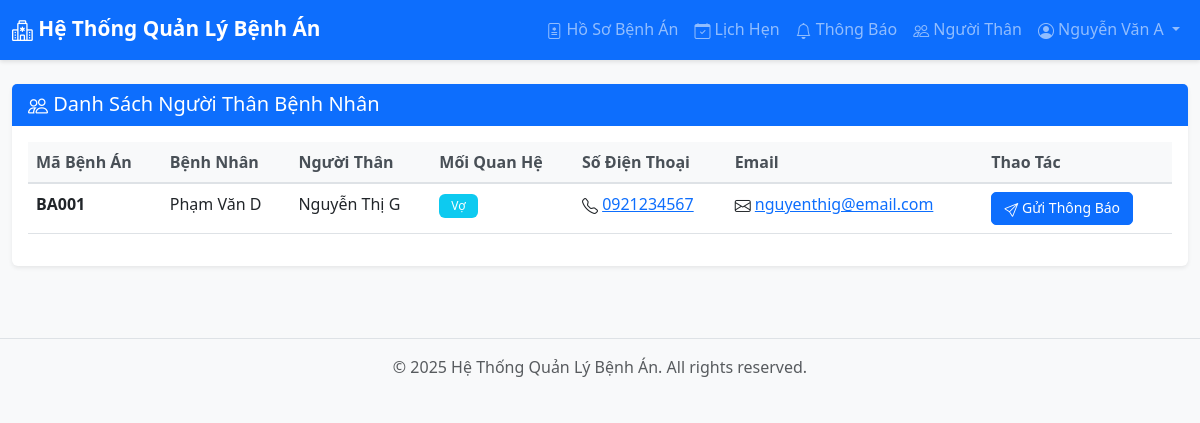
The page /modules/relatives/list.php (signed in) on the database its author committed.
### tables this page shows
CREATE TABLE nguoi_than (
    id INT AUTO_INCREMENT PRIMARY KEY,
    benh_nhan_id INT NOT NULL,
    tai_khoan_id INT NOT NULL,
    moi_quan_he VARCHAR(100),
    FOREIGN KEY (benh_nhan_id) REFERENCES benh_nhan(id),
    FOREIGN KEY (tai_khoan_id) REFERENCES tai_khoan(id)
);

CREATE TABLE benh_nhan (
    id INT AUTO_INCREMENT PRIMARY KEY,
    tai_khoan_id INT NOT NULL,
    ma_so_benh_an VARCHAR(50) UNIQUE,
    FOREIGN KEY (tai_khoan_id) REFERENCES tai_khoan(id)
);

CREATE TABLE tai_khoan (
    id INT AUTO_INCREMENT PRIMARY KEY,
    ten_dang_nhap VARCHAR(100) UNIQUE NOT NULL,
    mat_khau VARCHAR(255) NOT NULL,
    email VARCHAR(255) UNIQUE,
    so_dien_thoai VARCHAR(20),
    ho_va_ten VARCHAR(255),
    ngay_sinh DATE,
    gioi_tinh ENUM('nam', 'nu', 'khac'),
    dia_chi VARCHAR(255),
    vai_tro ENUM('giam_doc', 'bac_si', 'nhan_vien', 'duoc_si', 'benh_nhan', 'nguoi_nha') NOT NULL,
    ngay_tao DATETIME DEFAULT CURRENT_TIMESTAMP,
    ngay_cap_nhat DATETIME DEFAULT CURRENT_TIMESTAMP ON UPDATE CURRENT_TIMESTAMP
);

### config/Database.php (called while the page is built, shortened)
<?php
class Database {
    private $host = DB_HOST;
    private $db_name = DB_NAME;
    private $username = DB_USER;
    private $password = DB_PASS;
    private $charset = DB_CHARSET;
    private $conn = null;
    public function connect() {
        try {
            $dsn = "mysql:host={$this->host};dbname={$this->db_name};charset={$this->charset}";
            $options = [
                PDO::ATTR_ERRMODE => PDO::ERRMODE_EXCEPTION,
                PDO::ATTR_DEFAULT_FETCH_MODE => PDO::FETCH_ASSOC,
                PDO::ATTR_EMULATE_PREPARES => false,
            ];
            $this->conn = new PDO($dsn, $this->username, $this->password, $options);
            return $this->conn;
        } catch(PDOException $e) {
            echo "Lỗi kết nối: " . $e->getMessage();
            return null;
        }
    }
    public function query($sql, $params = []) {
        try {
            $stmt = $this->conn->prepare($sql);
            $stmt->execute($params);
            return $stmt;
        } catch(PDOException $e) {
            echo "Lỗi truy vấn: " . $e->getMessage();
            return false;
        }
    }
    public function fetchAll($sql, $params = []) {
        $stmt = $this->query($sql, $params);
        return $stmt ? $stmt->fetchAll() : [];
    }
    public function fetchOne($sql, $params = []) {
        $stmt = $this->query($sql, $params);
        return $stmt ? $stmt->fetch() : null;
    }
}
?>

### modules/relatives/list.php (the view, shortened to what this page needs)
<?php
require_once '../../config/Database.php';
$db = new Database();
$sql_bac_si = "SELECT id FROM bac_si WHERE tai_khoan_id = ?";
$bac_si = $db->fetchOne($sql_bac_si, [$_SESSION['user_id']]);
$bac_si_id = $bac_si['id'];
$sql = "SELECT
            nt.id,
            nt.moi_quan_he,
            bn.ma_so_benh_an,
            tk_bn.ho_va_ten as ten_benh_nhan,
            tk_nt.ho_va_ten as ten_nguoi_than,
            tk_nt.email as email_nguoi_than,
            tk_nt.so_dien_thoai as sdt_nguoi_than
        FROM nguoi_than nt
        JOIN benh_nhan bn ON nt.benh_nhan_id = bn.id
        JOIN tai_khoan tk_bn ON bn.tai_khoan_id = tk_bn.id
        JOIN tai_khoan tk_nt ON nt.tai_khoan_id = tk_nt.id
        JOIN ho_so_benh_an hsba ON bn.id = hsba.benh_nhan_id
        WHERE hsba.bac_si_id = ?
        GROUP BY nt.id
        ORDER BY bn.ma_so_benh_an, nt.id";
$relatives = $db->fetchAll($sql, [$bac_si_id]);
include '../../includes/header.php';
?>
<div class="row">
    <div class="col-12">
        <div class="card shadow-sm">
            <div class="card-header bg-primary text-white">
                <h5 class="mb-0"><i class="bi bi-people"></i> Danh Sách Người Thân Bệnh Nhân</h5>
            </div>
            <div class="card-body">
                <?php if (empty($relatives)): ?>
                    <div class="alert alert-info">
                        <i class="bi bi-info-circle"></i> Chưa có thông tin người thân nào.
                    </div>
                <?php else: ?>
                    <div class="table-responsive">
                        <table class="table table-hover">
                            <thead class="table-light">
                                <tr>
                                    <th>Mã Bệnh Án</th>
                                    <th>Bệnh Nhân</th>
                                    <th>Người Thân</th>
                                    <th>Mối Quan Hệ</th>
                                    <th>Số Điện Thoại</th>
                                    <th>Email</th>
                                    <th>Thao Tác</th>
                                </tr>
                            </thead>
                            <tbody>
                                <?php foreach ($relatives as $rel): ?>
                                    <tr>
                                        <td><strong><?php echo htmlspecialchars($rel['ma_so_benh_an']); ?></strong></td>
                                        <td><?php echo htmlspecialchars($rel['ten_benh_nhan']); ?></td>
                                        <td><?php echo htmlspecialchars($rel['ten_nguoi_than']); ?></td>
                                        <td>
                                            <span class="badge bg-info">
                                                <?php echo htmlspecialchars($rel['moi_quan_he']); ?>
                                            </span>
                                        </td>
                                        <td>
                                            <i class="bi bi-telephone"></i>
                                            <a href="tel:<?php echo htmlspecialchars($rel['sdt_nguoi_than']); ?>">
                                                <?php echo htmlspecialchars($rel['sdt_nguoi_than']); ?>
                                            </a>
                                        </td>
                                        <td>
                                            <?php if (!empty($rel['email_nguoi_than'])): ?>
                                                <i class="bi bi-envelope"></i>
                                                <a href="mailto:<?php echo htmlspecialchars($rel['email_nguoi_than']); ?>">
                                                    <?php echo htmlspecialchars($rel['email_nguoi_than']); ?>
                                                </a>
                                            <?php else: ?>
                                                <span class="text-muted">Chưa có</span>
                                            <?php endif; ?>
                                        </td>
                                        <td>
                                            <a href="../notifications/send.php" class="btn btn-sm btn-primary">
                                                <i class="bi bi-send"></i> Gửi Thông Báo
                                            </a>
                                        </td>
                                    </tr>
                                <?php endforeach; ?>
                            </tbody>
                        </table>
                    </div>
                <?php endif; ?>
            </div>
        </div>
    </div>
</div>
<?php include '../../includes/footer.php'; ?>

### assets/css/style.css (style rules this page uses)
:root { --primary-color: #0d6efd; --secondary-color: #6c757d; --success-color: #198754; --danger-color: #dc3545; --warning-color: #ffc107; --info-color: #0dcaf0; }
body { font-family: 'Segoe UI', Tahoma, Geneva, Verdana, sans-serif; background-color: #f8f9fa; min-height: 100vh; }
.card { border: none; margin-bottom: 1.5rem; transition: transform 0.2s, box-shadow 0.2s; }
.card-header { border-bottom: none; font-weight: 600; }
.table { background-color: white; }
.table thead th { border-bottom: 2px solid #dee2e6; font-weight: 600; color: #495057; }
.btn { border-radius: 5px; padding: 8px 16px; font-weight: 500; transition: all 0.3s; }
.btn-sm { padding: 4px 12px; font-size: 0.875rem; }
.badge { padding: 6px 12px; font-weight: 500; }
.bi { vertical-align: -0.125em; }
.card, .alert { animation: fadeIn 0.3s ease-in-out; }

### rows shown on the page
nguoi_than: benh_nhan.ma_so_benh_an "BA001", tai_khoan.ho_va_ten "Phạm Văn D", tai_khoan.ho_va_ten "Nguyễn Thị G", moi_quan_he "Vợ", tai_khoan.so_dien_thoai "0921234567", tai_khoan.email "nguyenthig@email.com"

### other values the page prints
SITE_NAME "Hệ Thống Quản Lý Bệnh Án"
$currentUser['ho_va_ten'] "Nguyễn Văn A"
